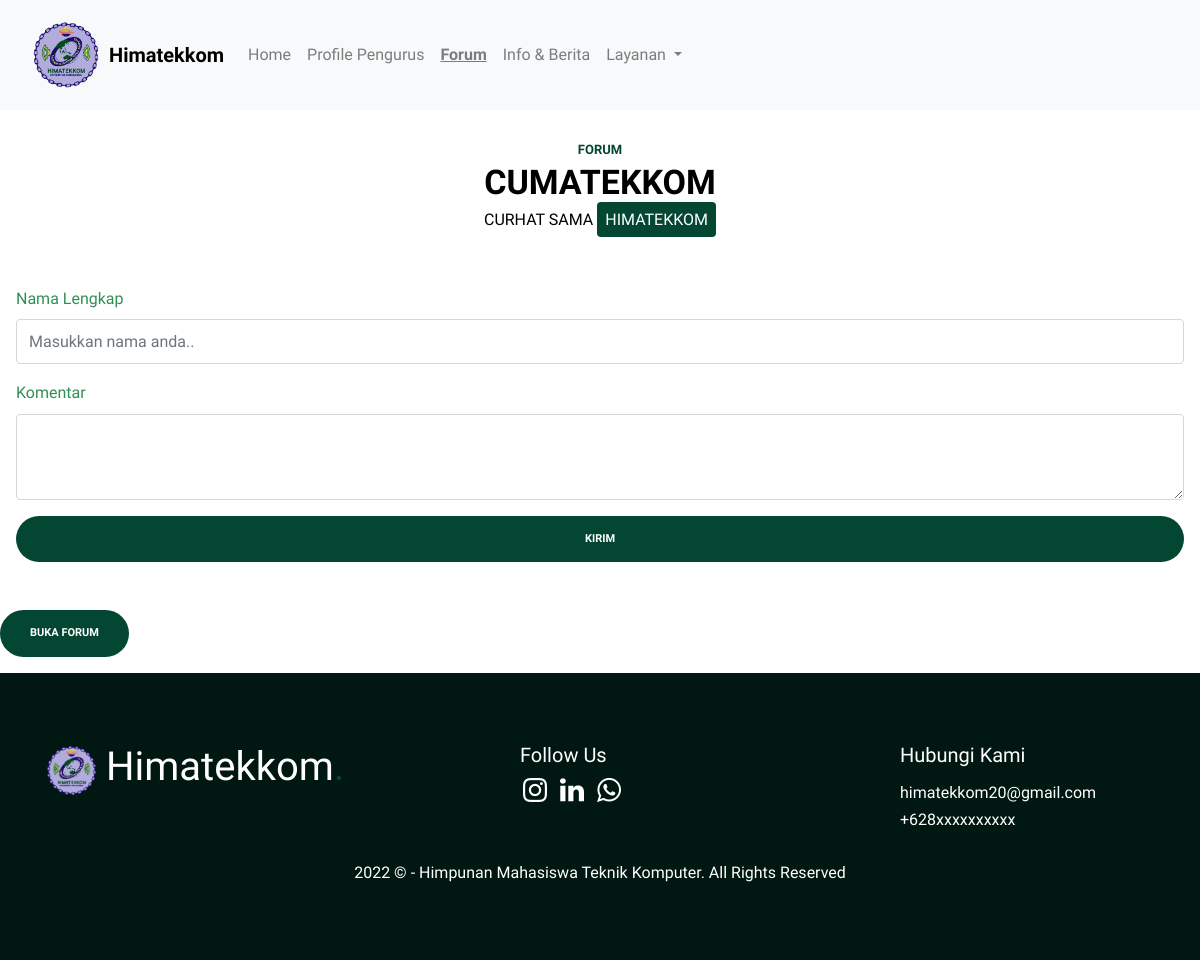
Page /dashboard/addcumatekkom.php on the committed database.
### tables this page shows
CREATE TABLE `logo` (
  `id` int(11) NOT NULL,
  `xfile` varchar(1000) NOT NULL,
  `ufile` varchar(1000) NOT NULL,
  `updated_at` timestamp NOT NULL DEFAULT current_timestamp() ON UPDATE current_timestamp()
);

CREATE TABLE `section_title` (
  `id` int(11) NOT NULL,
  `web_title` varchar(500) NOT NULL,
  `habout_title` varchar(500) NOT NULL,
  `hvisi_title` varchar(500) NOT NULL,
  `hmisi_title` varchar(500) NOT NULL,
  `pprofile_title` varchar(500) NOT NULL,
  `pprofile_text` varchar(1000) NOT NULL,
  `moto_title` varchar(500) NOT NULL,
  `moto_text` varchar(1000) NOT NULL,
  `vimi_title` varchar(500) NOT NULL,
  `vimi_text` varchar(1000) NOT NULL,
  `contact_title` varchar(500) NOT NULL,
  `title_forum` varchar(500) NOT NULL,
  `text_forum` varchar(1000) NOT NULL,
  `alumni_title` varchar(500) NOT NULL,
  `event_title` varchar(500) NOT NULL
);

CREATE TABLE `social` (
  `id` int(11) NOT NULL,
  `name` varchar(150) NOT NULL,
  `fa` varchar(150) NOT NULL,
  `social_link` varchar(500) NOT NULL
);

CREATE TABLE `sitecontact` (
  `id` int(11) NOT NULL,
  `phone` varchar(150) NOT NULL,
  `email` varchar(100) NOT NULL,
  `updated_at` timestamp NOT NULL DEFAULT current_timestamp() ON UPDATE current_timestamp()
);

CREATE TABLE `siteconfig` (
  `id` int(11) NOT NULL,
  `site_address` varchar(1000) NOT NULL,
  `site_title` varchar(300) NOT NULL,
  `site_about` varchar(1000) NOT NULL,
  `site_footer` varchar(1000) NOT NULL,
  `site_url` varchar(50) NOT NULL,
  `updated_at` timestamp NOT NULL DEFAULT current_timestamp() ON UPDATE current_timestamp()
);

### dashboard/addcumatekkom.php (the view, shortened to what this page needs)
<?php include "z_db.php";?>
<!DOCTYPE html>
<html lang="en">
<?php
  $rrs=mysqli_query($con,"SELECT * FROM section_title Where id=1");
  $rs = mysqli_fetch_array($rrs);
  $web_title="$rs[web_title]";
  $contact_title="$rs[contact_title]";
  $title_forum="$rs[title_forum]";
  $text_forum="$rs[text_forum]";
?>
  <head>
    <?php
      $rt=mysqli_query($con,"SELECT * FROM sitecontact where id=1");
      $tr = mysqli_fetch_array($rt);
      $phone = "$tr[phone]";
      $email = "$tr[email]";
    ?>
    <?php
      $rr=mysqli_query($con,"SELECT * FROM siteconfig where id=1");
      $r = mysqli_fetch_array($rr);
      $site_footer = "$r[site_footer]";
    ?>
    <?php
      $rr=mysqli_query($con,"SELECT xfile FROM logo");
      $r = mysqli_fetch_row($rr);
      $xfile = $r[0];
    ?>
    <link href="https://cdn.jsdelivr.net/npm/bootstrap@5.2.0/dist/css/bootstrap.min.css" rel="stylesheet">
    <link rel="stylesheet" href="css/bootstrap.min.css" />
    <link rel="stylesheet" href="css/owl.carousel.min.css" />
    <link rel="stylesheet" href="css/owl.theme.default.min.css" />
    <link rel="stylesheet" href="css/jquery.fancybox.min.css" />
    <link rel="stylesheet" href="fonts/icomoon/style.css" />
    <link rel="stylesheet" href="fonts/flaticon/font/flaticon.css" />
    <link rel="stylesheet" href="css/aos.css" />
    <link rel="stylesheet" href="css/style.css" />
  </head>
  <body data-spy="scroll" data-target=".site-navbar-target" data-offset="100">
    <nav style="z-index: 99" class="navbar site-nav dark navbar-expand-lg bg-light navbar-light">
      <div class="container-fluid">
        <div class="d-flex align-items-center">
          <img src="uploads/logo/<?php print $xfile?>" width="70" class="img-fluid me-2">
          <div class="d-block">
            <a class="navbar-brand logo" href="../index.php"><?php print $web_title ?></a>
          </div>
        </div>
        <div class="collapse navbar-collapse" id="navbarSupportedContent">
          <ul class="navbar-nav me-auto mb-2 mb-lg-0">
            <li class="nav-item">
              <a class="nav-link" aria-current="page" href="../index.php"
                >Home</a
              >
            </li>
            <li class="nav-item">
              <a class="nav-link" aria-current="page" href="../tentang_hima.php"
                >Profile Pengurus</a
              >
            </li>
            <li class="nav-item">
              <a class="nav-link active-link" href="../forum_aspirasi.php">Forum</a>
            </li>
            <li class="nav-item">
              <a class="nav-link" href="../info_alumni.php">Info & Berita</a>
            </li>
          <li class="nav-item dropdown">
            <a
              class="nav-link dropdown-toggle"
              href="#"
              role="button"
              data-bs-toggle="dropdown"
              aria-expanded="false"
            >
              Layanan
            </a>
          </li>
        </div>
      </div>
    </nav>
    <div class="untree_co-section mt-5 mb-5">
      <div class="container mt-5">
        <div class="row mb-1">
          <div class="col-12 text-center" data-aos="fade-up" data-aos-delay="0">
            <span class="caption">Forum</span>
            <h2 class="heading"><?php print $title_forum ?></h2>
            <h6 class="text-black"><?php print $text_forum ?></span></h6>
          </div>
        </div>
      </div>
    </div>
    <form action="" method="post" enctype="multipart/form-data">
      <div class="forum-comment mx-3 mt-5 mb-5">
        <div class="mb-3">
          <label for="firstnameInput" class="form-label">Nama Lengkap</label>
          <input type="text" class="form-control" id="firstnameInput" name="cname" placeholder="Masukkan nama anda..">
        </div>
        <div class="mb-3 ">
          <label for="firstnameInput" class="form-label">Komentar</label>
          <textarea class="form-control" id="exampleFormControlTextarea5" name="ccom" rows="3"></textarea>
        </div>
        <button type="submit" name="save" class="btn btn-primary w-100">KIRIM</button>
      </div>
    </form>
    <div>
      <a href="../cumatekkom" class="btn btn-primary">Buka Forum</a>
    </div>
    <div class="site-footer mt-3 text-start text-white bg-dark">
      <div class="container">
        <div class="row">
          <div class="col-12 col-lg-5 mb-5">
            <div class="d-flex align-items-center">
              <img src="uploads/logo/<?php print $xfile?>" width="53" class="img-fluid me-2">
              <h1 class="text-white"><?php print $web_title ?><span class="text-primary">.</span></h1>
            </div>
          </div>
          <div class="col-6 col-lg-4">
            <h5>Follow Us</h5>
            <div class="d-flex">
              <ul class="list-unstyled social fs-3">
                <?php
                  $q="SELECT * FROM  social ORDER BY id DESC";
                  $r123 = mysqli_query($con,$q);
                  while($ro = mysqli_fetch_array($r123)){
                    $fa="$ro[fa]";
                    $social_link="$ro[social_link]";
                    print"
                  <li>
                    <a href='$social_link'><span class='$fa'></span></a>
                  </li>";
                  }
                ?>
              </ul>
            </div>
          </div>
          <div class="col-6 col-lg-3">
            <h5 class="mb-3"><?php print $contact_title ?></h5>
            <div class="">
              <h6 class="fs-6 fw-light"><?php print $email ?></h6>
              <h6 class="fs-6 fw-light"><?php print $phone ?></h6>
            </div>
          </div>
        </div>
        <h6 class="text-center mt-3"><?php print $site_footer ?></h6>
      </div>
    </div>
  </body>
</html>

### dashboard/css/style.css (style rules this page uses)
:root { --primary: #034732 !important; --secondary: #008148 !important; --dark: #001811; }
html, body { scroll-behavior: smooth; max-width: 100% !important; overflow-x: hidden !important; }
body { font-family: "Work Sans", sans-serif; line-height: 1.6; background: #fff; overflow-x: hidden; font-size: 16px; color: #309054; letter-spacing: normal; }
body:before { content: ""; position: fixed; top: 0; left: 0; z-index: 99; right: 0; bottom: 0; background: rgba(0, 0, 0, 0.2); opacity: 0; visibility: hidden; -webkit-transition: 0.3s all ease; -o-transition: 0.3s all ease; transition: 0.3s all ease; }
span { color: #034732 !important; }
.text-black { color: #000000 !important; }
.bg-primary { background: var(--primary) !important; }
.bg-dark { background: var(--dark) !important; }
span { color: var(--primary); }
a { color: #309054; -webkit-transition: 0.3s all ease; -o-transition: 0.3s all ease; transition: 0.3s all ease; }
.active-link { font-weight: bold; text-decoration: underline; }
.text-primary { color: #034732 !important; }
h1, .h1, h2, .h2, h3, .h3, h4, .h4 { font-family: "Work Sans", sans-serif; color: #000000; }
.btn { padding-top: 15px; padding-bottom: 15px; padding-left: 30px; padding-right: 30px; border-radius: 30px; font-size: 11px; text-transform: uppercase; font-weight: 700; }
.btn.btn-primary { background: #034732; outline: none; border: none; }
.form-control, .custom-select { border: none; font-size: 16px; height: 45px; border: 1px solid #d6d6d6; border-radius: 4px; color: #000000; }
.logo { font-size: 24px; color: #ffffff; font-weight: 700; }
.site-nav { position: absolute; width: 100%; z-index: 10; }
.site-nav a { position: relative; z-index: 9; cursor: pointer; }
.site-nav { padding-top: 20px; padding-bottom: 20px; }
.site-nav.dark a { color: #000000; }
.navbar-brand { font-size: 20px; }
.untree_co-section { padding-top: 40px !important; padding-bottom: 20 !important; position: relative; }
.untree_co-section .heading { font-size: 34px; color: #000000; font-weight: 600; }
.caption { color: var(--secondary); font-size: 13px; text-transform: uppercase; font-weight: 700; display: inline-block; }
.site-footer { background: #fafafa; font-size: 14px; color: #888; padding: 70px 0; }
.site-footer a { color: #107be9; position: relative; display: inline-block; }
.site-footer .social li { display: inline-block; }
.site-footer .social li a { display: inline-block; width: 30px; height: 30px; position: relative; border-radius: 50%; color: #fff; line-height: 30px; }
.site-footer .social li a:before { display: none; }
.site-footer .social li a > span { position: absolute; top: 48%; left: 50%; -webkit-transform: translate(-50%, -50%); -ms-transform: translate(-50%, -50%); transform: translate(-50%, -50%); }

### rows in the picture
logo: xfile (picture)
section_title: web_title "Himatekkom", title_forum "CUMATEKKOM", text_forum "CURHAT SAMA HIMATEKKOM", contact_title "Hubungi Kami"
sitecontact: email "himatekkom20@gmail.com", phone "+628xxxxxxxxxx"
siteconfig: site_footer "2022 © - Himpunan Mahasiswa Teknik Komputer. All Rights Reserved"
